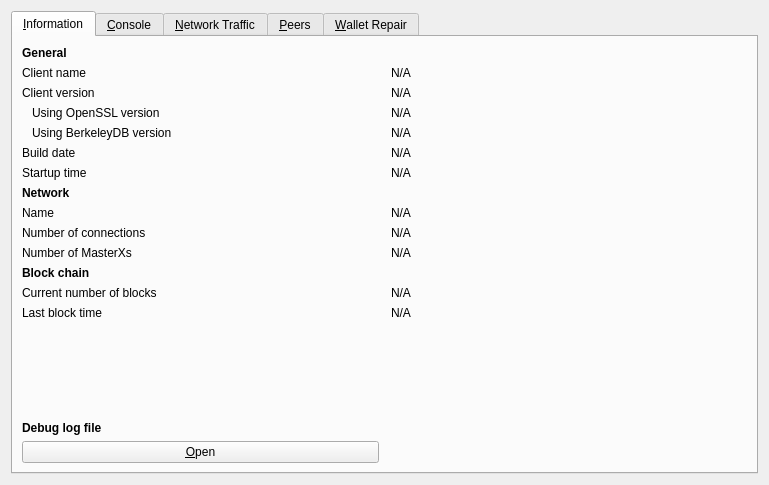
<?xml version="1.0" encoding="UTF-8"?>
<ui version="4.0">
 <class>RPCConsole</class>
 <widget class="QDialog" name="RPCConsole">
  <property name="geometry">
   <rect>
    <x>0</x>
    <y>0</y>
    <width>769</width>
    <height>485</height>
   </rect>
  </property>
  <property name="windowTitle">
   <string>Tools window</string>
  </property>
  <layout class="QVBoxLayout" name="verticalLayout_2">
   <item>
    <widget class="QTabWidget" name="tabWidget">
     <property name="currentIndex">
      <number>0</number>
     </property>
     <widget class="QWidget" name="tab_info">
      <attribute name="title">
       <string>&amp;Information</string>
      </attribute>
      <layout class="QGridLayout" name="gridLayout" columnstretch="0,0">
       <property name="horizontalSpacing">
        <number>12</number>
       </property>
       <item row="11" column="0">
        <widget class="QLabel" name="blockchainHeader">
         <property name="font">
          <font>
           <weight>75</weight>
           <bold>true</bold>
          </font>
         </property>
         <property name="text">
          <string>Block chain</string>
         </property>
        </widget>
       </item>
       <item row="10" column="1">
        <widget class="QLabel" name="masterxCount">
         <property name="text">
          <string>N/A</string>
         </property>
        </widget>
       </item>
       <item row="1" column="1">
        <widget class="QLabel" name="clientName">
         <property name="cursor">
          <cursorShape>IBeamCursor</cursorShape>
         </property>
         <property name="text">
          <string>N/A</string>
         </property>
         <property name="textFormat">
          <enum>Qt::PlainText</enum>
         </property>
         <property name="textInteractionFlags">
          <set>Qt::LinksAccessibleByMouse|Qt::TextSelectableByKeyboard|Qt::TextSelectableByMouse</set>
         </property>
        </widget>
       </item>
       <item row="0" column="0">
        <widget class="QLabel" name="generalHeader">
         <property name="font">
          <font>
           <weight>75</weight>
           <bold>true</bold>
          </font>
         </property>
         <property name="text">
          <string>General</string>
         </property>
        </widget>
       </item>
       <item row="1" column="0">
        <widget class="QLabel" name="clientNameLabel">
         <property name="text">
          <string>Client name</string>
         </property>
        </widget>
       </item>
       <item row="3" column="1">
        <widget class="QLabel" name="openSSLVersion">
         <property name="cursor">
          <cursorShape>IBeamCursor</cursorShape>
         </property>
         <property name="text">
          <string>N/A</string>
         </property>
         <property name="textFormat">
          <enum>Qt::PlainText</enum>
         </property>
         <property name="textInteractionFlags">
          <set>Qt::LinksAccessibleByMouse|Qt::TextSelectableByKeyboard|Qt::TextSelectableByMouse</set>
         </property>
        </widget>
       </item>
       <item row="5" column="0">
        <widget class="QLabel" name="buildDateLabel">
         <property name="text">
          <string>Build date</string>
         </property>
        </widget>
       </item>
       <item row="9" column="0">
        <widget class="QLabel" name="numberOfConnectionsLabel">
         <property name="text">
          <string>Number of connections</string>
         </property>
        </widget>
       </item>
       <item row="4" column="1">
        <widget class="QLabel" name="berkeleyDBVersion">
         <property name="cursor">
          <cursorShape>IBeamCursor</cursorShape>
         </property>
         <property name="text">
          <string>N/A</string>
         </property>
         <property name="textFormat">
          <enum>Qt::PlainText</enum>
         </property>
         <property name="textInteractionFlags">
          <set>Qt::LinksAccessibleByMouse|Qt::TextSelectableByKeyboard|Qt::TextSelectableByMouse</set>
         </property>
        </widget>
       </item>
       <item row="6" column="0">
        <widget class="QLabel" name="startupTimeLabel">
         <property name="text">
          <string>Startup time</string>
         </property>
        </widget>
       </item>
       <item row="9" column="1">
        <widget class="QLabel" name="numberOfConnections">
         <property name="cursor">
          <cursorShape>IBeamCursor</cursorShape>
         </property>
         <property name="text">
          <string>N/A</string>
         </property>
         <property name="textFormat">
          <enum>Qt::PlainText</enum>
         </property>
         <property name="textInteractionFlags">
          <set>Qt::LinksAccessibleByMouse|Qt::TextSelectableByKeyboard|Qt::TextSelectableByMouse</set>
         </property>
        </widget>
       </item>
       <item row="12" column="0">
        <widget class="QLabel" name="numberOfBlocksLabel">
         <property name="text">
          <string>Current number of blocks</string>
         </property>
        </widget>
       </item>
       <item row="12" column="1">
        <widget class="QLabel" name="numberOfBlocks">
         <property name="cursor">
          <cursorShape>IBeamCursor</cursorShape>
         </property>
         <property name="text">
          <string>N/A</string>
         </property>
         <property name="textFormat">
          <enum>Qt::PlainText</enum>
         </property>
         <property name="textInteractionFlags">
          <set>Qt::LinksAccessibleByMouse|Qt::TextSelectableByKeyboard|Qt::TextSelectableByMouse</set>
         </property>
        </widget>
       </item>
       <item row="13" column="0">
        <widget class="QLabel" name="lastBlockTimeLabel">
         <property name="text">
          <string>Last block time</string>
         </property>
        </widget>
       </item>
       <item row="16" column="0">
        <widget class="QPushButton" name="openDebugLogfileButton">
         <property name="toolTip">
          <string>Open the Redux debug log file from the current data directory. This can take a few seconds for large log files.</string>
         </property>
         <property name="text">
          <string>&amp;Open</string>
         </property>
         <property name="autoDefault">
          <bool>false</bool>
         </property>
        </widget>
       </item>
       <item row="15" column="0">
        <widget class="QLabel" name="debugLogFileHeader">
         <property name="font">
          <font>
           <weight>75</weight>
           <bold>true</bold>
          </font>
         </property>
         <property name="text">
          <string>Debug log file</string>
         </property>
        </widget>
       </item>
       <item row="14" column="0">
        <spacer name="verticalSpacer_2">
         <property name="orientation">
          <enum>Qt::Vertical</enum>
         </property>
         <property name="sizeHint" stdset="0">
          <size>
           <width>20</width>
           <height>20</height>
          </size>
         </property>
        </spacer>
       </item>
       <item row="13" column="1">
        <widget class="QLabel" name="lastBlockTime">
         <property name="cursor">
          <cursorShape>IBeamCursor</cursorShape>
         </property>
         <property name="text">
          <string>N/A</string>
         </property>
         <property name="textFormat">
          <enum>Qt::PlainText</enum>
         </property>
         <property name="textInteractionFlags">
          <set>Qt::LinksAccessibleByMouse|Qt::TextSelectableByKeyboard|Qt::TextSelectableByMouse</set>
         </property>
        </widget>
       </item>
       <item row="2" column="0">
        <widget class="QLabel" name="clientVersionLabel">
         <property name="text">
          <string>Client version</string>
         </property>
        </widget>
       </item>
       <item row="2" column="1">
        <widget class="QLabel" name="clientVersion">
         <property name="cursor">
          <cursorShape>IBeamCursor</cursorShape>
         </property>
         <property name="text">
          <string>N/A</string>
         </property>
         <property name="textFormat">
          <enum>Qt::PlainText</enum>
         </property>
         <property name="textInteractionFlags">
          <set>Qt::LinksAccessibleByMouse|Qt::TextSelectableByKeyboard|Qt::TextSelectableByMouse</set>
         </property>
        </widget>
       </item>
       <item row="7" column="0">
        <widget class="QLabel" name="networkHeader">
         <property name="font">
          <font>
           <weight>75</weight>
           <bold>true</bold>
          </font>
         </property>
         <property name="text">
          <string>Network</string>
         </property>
        </widget>
       </item>
       <item row="8" column="0">
        <widget class="QLabel" name="networkNameLabel">
         <property name="text">
          <string>Name</string>
         </property>
        </widget>
       </item>
       <item row="6" column="1">
        <widget class="QLabel" name="startupTime">
         <property name="cursor">
          <cursorShape>IBeamCursor</cursorShape>
         </property>
         <property name="text">
          <string>N/A</string>
         </property>
         <property name="textFormat">
          <enum>Qt::PlainText</enum>
         </property>
         <property name="textInteractionFlags">
          <set>Qt::LinksAccessibleByMouse|Qt::TextSelectableByKeyboard|Qt::TextSelectableByMouse</set>
         </property>
        </widget>
       </item>
       <item row="3" column="0">
        <widget class="QLabel" name="openSSLVersionLabel">
         <property name="text">
          <string>Using OpenSSL version</string>
         </property>
         <property name="indent">
          <number>10</number>
         </property>
        </widget>
       </item>
       <item row="8" column="1">
        <widget class="QLabel" name="networkName">
         <property name="cursor">
          <cursorShape>IBeamCursor</cursorShape>
         </property>
         <property name="text">
          <string>N/A</string>
         </property>
         <property name="textFormat">
          <enum>Qt::PlainText</enum>
         </property>
         <property name="textInteractionFlags">
          <set>Qt::LinksAccessibleByMouse|Qt::TextSelectableByKeyboard|Qt::TextSelectableByMouse</set>
         </property>
        </widget>
       </item>
       <item row="10" column="0">
        <widget class="QLabel" name="masterxCountLabel">
         <property name="text">
          <string>Number of MasterXs</string>
         </property>
        </widget>
       </item>
       <item row="5" column="1">
        <widget class="QLabel" name="buildDate">
         <property name="cursor">
          <cursorShape>IBeamCursor</cursorShape>
         </property>
         <property name="text">
          <string>N/A</string>
         </property>
         <property name="textFormat">
          <enum>Qt::PlainText</enum>
         </property>
         <property name="textInteractionFlags">
          <set>Qt::LinksAccessibleByMouse|Qt::TextSelectableByKeyboard|Qt::TextSelectableByMouse</set>
         </property>
        </widget>
       </item>
       <item row="4" column="0">
        <widget class="QLabel" name="berkeleyDBVersionLabel">
         <property name="text">
          <string>Using BerkeleyDB version</string>
         </property>
         <property name="indent">
          <number>10</number>
         </property>
        </widget>
       </item>
      </layout>
     </widget>
     <widget class="QWidget" name="tab_console">
      <attribute name="title">
       <string>&amp;Console</string>
      </attribute>
      <layout class="QVBoxLayout" name="verticalLayout_3">
       <property name="spacing">
        <number>3</number>
       </property>
       <item>
        <widget class="QTextEdit" name="messagesWidget">
         <property name="minimumSize">
          <size>
           <width>0</width>
           <height>100</height>
          </size>
         </property>
         <property name="readOnly">
          <bool>true</bool>
         </property>
         <property name="tabKeyNavigation" stdset="0">
          <bool>false</bool>
         </property>
         <property name="columnCount" stdset="0">
          <number>2</number>
         </property>
        </widget>
       </item>
       <item>
        <layout class="QHBoxLayout" name="horizontalLayout">
         <property name="spacing">
          <number>3</number>
         </property>
         <item>
          <widget class="QLabel" name="label">
           <property name="text">
            <string notr="true">&gt;</string>
           </property>
          </widget>
         </item>
         <item>
          <widget class="QLineEdit" name="lineEdit"/>
         </item>
         <item>
          <widget class="QPushButton" name="clearButton">
           <property name="maximumSize">
            <size>
             <width>24</width>
             <height>24</height>
            </size>
           </property>
           <property name="toolTip">
            <string>Clear console</string>
           </property>
           <property name="text">
            <string/>
           </property>
           <property name="icon">
            <iconset resource="../redux.qrc">
             <normaloff>:/icons/remove</normaloff>:/icons/remove</iconset>
           </property>
           <property name="shortcut">
            <string notr="true">Ctrl+L</string>
           </property>
           <property name="autoDefault">
            <bool>false</bool>
           </property>
          </widget>
         </item>
        </layout>
       </item>
      </layout>
     </widget>
     <widget class="QWidget" name="tab_nettraffic">
      <attribute name="title">
       <string>&amp;Network Traffic</string>
      </attribute>
      <layout class="QHBoxLayout" name="horizontalLayout_3">
       <item>
        <layout class="QVBoxLayout" name="verticalLayout_4">
         <item>
          <widget class="TrafficGraphWidget" name="trafficGraph" native="true">
           <property name="sizePolicy">
            <sizepolicy hsizetype="Expanding" vsizetype="Expanding">
             <horstretch>0</horstretch>
             <verstretch>0</verstretch>
            </sizepolicy>
           </property>
          </widget>
         </item>
         <item>
          <layout class="QHBoxLayout" name="horizontalLayout_2">
           <item>
            <widget class="QSlider" name="sldGraphRange">
             <property name="minimum">
              <number>1</number>
             </property>
             <property name="maximum">
              <number>288</number>
             </property>
             <property name="pageStep">
              <number>12</number>
             </property>
             <property name="value">
              <number>6</number>
             </property>
             <property name="orientation">
              <enum>Qt::Horizontal</enum>
             </property>
            </widget>
           </item>
           <item>
            <widget class="QLabel" name="lblGraphRange">
             <property name="minimumSize">
              <size>
               <width>100</width>
               <height>0</height>
              </size>
             </property>
             <property name="alignment">
              <set>Qt::AlignCenter</set>
             </property>
            </widget>
           </item>
           <item>
            <widget class="QPushButton" name="btnClearTrafficGraph">
             <property name="text">
              <string>&amp;Clear</string>
             </property>
             <property name="autoDefault">
              <bool>false</bool>
             </property>
            </widget>
           </item>
          </layout>
         </item>
        </layout>
       </item>
       <item>
        <layout class="QVBoxLayout" name="verticalLayout">
         <item>
          <widget class="QGroupBox" name="groupBox">
           <property name="title">
            <string>Totals</string>
           </property>
           <layout class="QVBoxLayout" name="verticalLayout_5">
            <item>
             <layout class="QHBoxLayout" name="horizontalLayout_4">
              <item>
               <widget class="Line" name="line">
                <property name="sizePolicy">
                 <sizepolicy hsizetype="Fixed" vsizetype="Fixed">
                  <horstretch>0</horstretch>
                  <verstretch>0</verstretch>
                 </sizepolicy>
                </property>
                <property name="minimumSize">
                 <size>
                  <width>10</width>
                  <height>0</height>
                 </size>
                </property>
                <property name="palette">
                 <palette>
                  <active>
                   <colorrole role="Light">
                    <brush brushstyle="SolidPattern">
                     <color alpha="255">
                      <red>0</red>
                      <green>255</green>
                      <blue>0</blue>
                     </color>
                    </brush>
                   </colorrole>
                  </active>
                  <inactive>
                   <colorrole role="Light">
                    <brush brushstyle="SolidPattern">
                     <color alpha="255">
                      <red>0</red>
                      <green>255</green>
                      <blue>0</blue>
                     </color>
                    </brush>
                   </colorrole>
                  </inactive>
                  <disabled>
                   <colorrole role="Light">
                    <brush brushstyle="SolidPattern">
                     <color alpha="255">
                      <red>0</red>
                      <green>255</green>
                      <blue>0</blue>
                     </color>
                    </brush>
                   </colorrole>
                  </disabled>
                 </palette>
                </property>
                <property name="orientation">
                 <enum>Qt::Horizontal</enum>
                </property>
               </widget>
              </item>
              <item>
               <widget class="QLabel" name="label_16">
                <property name="text">
                 <string>Received</string>
                </property>
               </widget>
              </item>
              <item>
               <widget class="QLabel" name="lblBytesIn">
                <property name="minimumSize">
                 <size>
                  <width>50</width>
                  <height>0</height>
                 </size>
                </property>
                <property name="alignment">
                 <set>Qt::AlignRight|Qt::AlignTrailing|Qt::AlignVCenter</set>
                </property>
               </widget>
              </item>
             </layout>
            </item>
            <item>
             <layout class="QHBoxLayout" name="horizontalLayout_5">
              <item>
               <widget class="Line" name="line_2">
                <property name="sizePolicy">
                 <sizepolicy hsizetype="Fixed" vsizetype="Fixed">
                  <horstretch>0</horstretch>
                  <verstretch>0</verstretch>
                 </sizepolicy>
                </property>
                <property name="minimumSize">
                 <size>
                  <width>10</width>
                  <height>0</height>
                 </size>
                </property>
                <property name="palette">
                 <palette>
                  <active>
                   <colorrole role="Light">
                    <brush brushstyle="SolidPattern">
                     <color alpha="255">
                      <red>255</red>
                      <green>0</green>
                      <blue>0</blue>
                     </color>
                    </brush>
                   </colorrole>
                  </active>
                  <inactive>
                   <colorrole role="Light">
                    <brush brushstyle="SolidPattern">
                     <color alpha="255">
                      <red>255</red>
                      <green>0</green>
                      <blue>0</blue>
                     </color>
                    </brush>
                   </colorrole>
                  </inactive>
                  <disabled>
                   <colorrole role="Light">
                    <brush brushstyle="SolidPattern">
                     <color alpha="255">
                      <red>255</red>
                      <green>0</green>
                      <blue>0</blue>
                     </color>
                    </brush>
                   </colorrole>
                  </disabled>
                 </palette>
                </property>
                <property name="orientation">
                 <enum>Qt::Horizontal</enum>
                </property>
               </widget>
              </item>
              <item>
               <widget class="QLabel" name="label_17">
                <property name="text">
                 <string>Sent</string>
                </property>
               </widget>
              </item>
              <item>
               <widget class="QLabel" name="lblBytesOut">
                <property name="minimumSize">
                 <size>
                  <width>50</width>
                  <height>0</height>
                 </size>
                </property>
                <property name="alignment">
                 <set>Qt::AlignRight|Qt::AlignTrailing|Qt::AlignVCenter</set>
                </property>
               </widget>
              </item>
             </layout>
            </item>
            <item>
             <spacer name="verticalSpacer_4">
              <property name="orientation">
               <enum>Qt::Vertical</enum>
              </property>
              <property name="sizeHint" stdset="0">
               <size>
                <width>20</width>
                <height>407</height>
               </size>
              </property>
             </spacer>
            </item>
           </layout>
          </widget>
         </item>
        </layout>
       </item>
      </layout>
     </widget>
     <widget class="QWidget" name="tab_peers">
      <attribute name="title">
       <string>&amp;Peers</string>
      </attribute>
      <layout class="QGridLayout" name="gridLayout_2">
       <item row="0" column="0" rowspan="2">
        <widget class="QTableView" name="peerWidget">
         <property name="horizontalScrollBarPolicy">
          <enum>Qt::ScrollBarAsNeeded</enum>
         </property>
         <property name="sortingEnabled">
          <bool>true</bool>
         </property>
         <attribute name="horizontalHeaderHighlightSections">
          <bool>false</bool>
         </attribute>
        </widget>
       </item>
       <item row="0" column="1">
        <widget class="QLabel" name="peerHeading">
         <property name="sizePolicy">
          <sizepolicy hsizetype="Preferred" vsizetype="Minimum">
           <horstretch>0</horstretch>
           <verstretch>0</verstretch>
          </sizepolicy>
         </property>
         <property name="minimumSize">
          <size>
           <width>300</width>
           <height>32</height>
          </size>
         </property>
         <property name="font">
          <font>
           <pointsize>10</pointsize>
           <weight>75</weight>
           <bold>true</bold>
          </font>
         </property>
         <property name="cursor">
          <cursorShape>IBeamCursor</cursorShape>
         </property>
         <property name="text">
          <string>Select a peer to view detailed information.</string>
         </property>
         <property name="alignment">
          <set>Qt::AlignCenter</set>
         </property>
         <property name="wordWrap">
          <bool>true</bool>
         </property>
         <property name="textInteractionFlags">
          <set>Qt::LinksAccessibleByMouse|Qt::TextSelectableByKeyboard|Qt::TextSelectableByMouse</set>
         </property>
        </widget>
       </item>
       <item row="1" column="1">
        <widget class="QWidget" name="detailWidget" native="true">
         <property name="minimumSize">
          <size>
           <width>300</width>
           <height>0</height>
          </size>
         </property>
         <layout class="QGridLayout" name="gridLayout_3">
          <item row="0" column="0">
           <widget class="QLabel" name="label_23">
            <property name="text">
             <string>Direction</string>
            </property>
           </widget>
          </item>
          <item row="0" column="2">
           <widget class="QLabel" name="peerDirection">
            <property name="cursor">
             <cursorShape>IBeamCursor</cursorShape>
            </property>
            <property name="text">
             <string>N/A</string>
            </property>
            <property name="textFormat">
             <enum>Qt::PlainText</enum>
            </property>
            <property name="textInteractionFlags">
             <set>Qt::LinksAccessibleByMouse|Qt::TextSelectableByKeyboard|Qt::TextSelectableByMouse</set>
            </property>
           </widget>
          </item>
          <item row="1" column="0">
           <widget class="QLabel" name="label_21">
            <property name="text">
             <string>Version</string>
            </property>
           </widget>
          </item>
          <item row="1" column="2">
           <widget class="QLabel" name="peerVersion">
            <property name="cursor">
             <cursorShape>IBeamCursor</cursorShape>
            </property>
            <property name="text">
             <string>N/A</string>
            </property>
            <property name="textFormat">
             <enum>Qt::PlainText</enum>
            </property>
            <property name="textInteractionFlags">
             <set>Qt::LinksAccessibleByMouse|Qt::TextSelectableByKeyboard|Qt::TextSelectableByMouse</set>
            </property>
           </widget>
          </item>
          <item row="2" column="0">
           <widget class="QLabel" name="label_28">
            <property name="text">
             <string>User Agent</string>
            </property>
           </widget>
          </item>
          <item row="2" column="2">
           <widget class="QLabel" name="peerSubversion">
            <property name="cursor">
             <cursorShape>IBeamCursor</cursorShape>
            </property>
            <property name="text">
             <string>N/A</string>
            </property>
            <property name="textFormat">
             <enum>Qt::PlainText</enum>
            </property>
            <property name="textInteractionFlags">
             <set>Qt::LinksAccessibleByMouse|Qt::TextSelectableByKeyboard|Qt::TextSelectableByMouse</set>
            </property>
           </widget>
          </item>
          <item row="3" column="0">
           <widget class="QLabel" name="label_4">
            <property name="text">
             <string>Services</string>
            </property>
           </widget>
          </item>
          <item row="3" column="2">
           <widget class="QLabel" name="peerServices">
            <property name="cursor">
             <cursorShape>IBeamCursor</cursorShape>
            </property>
            <property name="text">
             <string>N/A</string>
            </property>
            <property name="textFormat">
             <enum>Qt::PlainText</enum>
            </property>
            <property name="textInteractionFlags">
             <set>Qt::LinksAccessibleByMouse|Qt::TextSelectableByKeyboard|Qt::TextSelectableByMouse</set>
            </property>
           </widget>
          </item>
          <item row="5" column="0">
           <widget class="QLabel" name="label_29">
            <property name="text">
             <string>Starting Height</string>
            </property>
           </widget>
          </item>
          <item row="5" column="2">
           <widget class="QLabel" name="peerHeight">
            <property name="cursor">
             <cursorShape>IBeamCursor</cursorShape>
            </property>
            <property name="text">
             <string>N/A</string>
            </property>
            <property name="textFormat">
             <enum>Qt::PlainText</enum>
            </property>
            <property name="textInteractionFlags">
             <set>Qt::LinksAccessibleByMouse|Qt::TextSelectableByKeyboard|Qt::TextSelectableByMouse</set>
            </property>
           </widget>
          </item>
          <item row="6" column="0">
           <widget class="QLabel" name="label_27">
            <property name="text">
             <string>Sync Height</string>
            </property>
           </widget>
          </item>
          <item row="6" column="2">
           <widget class="QLabel" name="peerSyncHeight">
            <property name="cursor">
             <cursorShape>IBeamCursor</cursorShape>
            </property>
            <property name="text">
             <string>N/A</string>
            </property>
            <property name="textFormat">
             <enum>Qt::PlainText</enum>
            </property>
            <property name="textInteractionFlags">
             <set>Qt::LinksAccessibleByMouse|Qt::TextSelectableByKeyboard|Qt::TextSelectableByMouse</set>
            </property>
           </widget>
          </item>
          <item row="7" column="0">
           <widget class="QLabel" name="label_24">
            <property name="text">
             <string>Ban Score</string>
            </property>
           </widget>
          </item>
          <item row="7" column="2">
           <widget class="QLabel" name="peerBanScore">
            <property name="cursor">
             <cursorShape>IBeamCursor</cursorShape>
            </property>
            <property name="text">
             <string>N/A</string>
            </property>
            <property name="textFormat">
             <enum>Qt::PlainText</enum>
            </property>
            <property name="textInteractionFlags">
             <set>Qt::LinksAccessibleByMouse|Qt::TextSelectableByKeyboard|Qt::TextSelectableByMouse</set>
            </property>
           </widget>
          </item>
          <item row="8" column="0">
           <widget class="QLabel" name="label_22">
            <property name="text">
             <string>Connection Time</string>
            </property>
           </widget>
          </item>
          <item row="8" column="2">
           <widget class="QLabel" name="peerConnTime">
            <property name="cursor">
             <cursorShape>IBeamCursor</cursorShape>
            </property>
            <property name="text">
             <string>N/A</string>
            </property>
            <property name="textFormat">
             <enum>Qt::PlainText</enum>
            </property>
            <property name="textInteractionFlags">
             <set>Qt::LinksAccessibleByMouse|Qt::TextSelectableByKeyboard|Qt::TextSelectableByMouse</set>
            </property>
           </widget>
          </item>
          <item row="9" column="0">
           <widget class="QLabel" name="label_15">
            <property name="text">
             <string>Last Send</string>
            </property>
           </widget>
          </item>
          <item row="9" column="2">
           <widget class="QLabel" name="peerLastSend">
            <property name="cursor">
             <cursorShape>IBeamCursor</cursorShape>
            </property>
            <property name="text">
             <string>N/A</string>
            </property>
            <property name="textFormat">
             <enum>Qt::PlainText</enum>
            </property>
            <property name="textInteractionFlags">
             <set>Qt::LinksAccessibleByMouse|Qt::TextSelectableByKeyboard|Qt::TextSelectableByMouse</set>
            </property>
           </widget>
          </item>
          <item row="10" column="0">
           <widget class="QLabel" name="label_19">
            <property name="text">
             <string>Last Receive</string>
            </property>
           </widget>
          </item>
          <item row="10" column="2">
           <widget class="QLabel" name="peerLastRecv">
            <property name="cursor">
             <cursorShape>IBeamCursor</cursorShape>
            </property>
            <property name="text">
             <string>N/A</string>
            </property>
            <property name="textFormat">
             <enum>Qt::PlainText</enum>
            </property>
            <property name="textInteractionFlags">
             <set>Qt::LinksAccessibleByMouse|Qt::TextSelectableByKeyboard|Qt::TextSelectableByMouse</set>
            </property>
           </widget>
          </item>
          <item row="11" column="0">
           <widget class="QLabel" name="label_18">
            <property name="text">
             <string>Bytes Sent</string>
            </property>
           </widget>
          </item>
          <item row="11" column="2">
           <widget class="QLabel" name="peerBytesSent">
            <property name="cursor">
             <cursorShape>IBeamCursor</cursorShape>
            </property>
            <property name="text">
             <string>N/A</string>
            </property>
            <property name="textFormat">
             <enum>Qt::PlainText</enum>
            </property>
            <property name="textInteractionFlags">
             <set>Qt::LinksAccessibleByMouse|Qt::TextSelectableByKeyboard|Qt::TextSelectableByMouse</set>
            </property>
           </widget>
          </item>
          <item row="12" column="0">
           <widget class="QLabel" name="label_20">
            <property name="text">
             <string>Bytes Received</string>
            </property>
           </widget>
          </item>
          <item row="12" column="2">
           <widget class="QLabel" name="peerBytesRecv">
            <property name="cursor">
             <cursorShape>IBeamCursor</cursorShape>
            </property>
            <property name="text">
             <string>N/A</string>
            </property>
            <property name="textFormat">
             <enum>Qt::PlainText</enum>
            </property>
            <property name="textInteractionFlags">
             <set>Qt::LinksAccessibleByMouse|Qt::TextSelectableByKeyboard|Qt::TextSelectableByMouse</set>
            </property>
           </widget>
          </item>
          <item row="13" column="0">
           <widget class="QLabel" name="label_26">
            <property name="text">
             <string>Ping Time</string>
            </property>
           </widget>
          </item>
          <item row="13" column="2">
           <widget class="QLabel" name="peerPingTime">
            <property name="cursor">
             <cursorShape>IBeamCursor</cursorShape>
            </property>
            <property name="text">
             <string>N/A</string>
            </property>
            <property name="textFormat">
             <enum>Qt::PlainText</enum>
            </property>
            <property name="textInteractionFlags">
             <set>Qt::LinksAccessibleByMouse|Qt::TextSelectableByKeyboard|Qt::TextSelectableByMouse</set>
            </property>
           </widget>
          </item>
          <item row="14" column="1">
           <spacer name="verticalSpacer_3">
            <property name="orientation">
             <enum>Qt::Vertical</enum>
            </property>
            <property name="sizeHint" stdset="0">
             <size>
              <width>20</width>
              <height>40</height>
             </size>
            </property>
           </spacer>
          </item>
         </layout>
        </widget>
       </item>
      </layout>
     </widget>
     <widget class="QWidget" name="tab_repair">
      <attribute name="title">
       <string>&amp;Wallet Repair</string>
      </attribute>
      <widget class="QPushButton" name="btn_salvagewallet">
       <property name="geometry">
        <rect>
         <x>10</x>
         <y>90</y>
         <width>301</width>
         <height>23</height>
        </rect>
       </property>
       <property name="minimumSize">
        <size>
         <width>180</width>
         <height>23</height>
        </size>
       </property>
       <property name="text">
        <string>Salvage wallet</string>
       </property>
      </widget>
      <widget class="QPushButton" name="btn_rescan">
       <property name="geometry">
        <rect>
         <x>10</x>
         <y>140</y>
         <width>301</width>
         <height>23</height>
        </rect>
       </property>
       <property name="minimumSize">
        <size>
         <width>180</width>
         <height>23</height>
        </size>
       </property>
       <property name="text">
        <string>Rescan blockchain files</string>
       </property>
      </widget>
      <widget class="QPushButton" name="btn_zapwallettxes1">
       <property name="geometry">
        <rect>
         <x>10</x>
         <y>190</y>
         <width>301</width>
         <height>23</height>
        </rect>
       </property>
       <property name="minimumSize">
        <size>
         <width>180</width>
         <height>23</height>
        </size>
       </property>
       <property name="text">
        <string>Recover transactions 1</string>
       </property>
      </widget>
      <widget class="QPushButton" name="btn_zapwallettxes2">
       <property name="geometry">
        <rect>
         <x>10</x>
         <y>240</y>
         <width>301</width>
         <height>23</height>
        </rect>
       </property>
       <property name="minimumSize">
        <size>
         <width>180</width>
         <height>23</height>
        </size>
       </property>
       <property name="text">
        <string>Recover transactions 2</string>
       </property>
      </widget>
      <widget class="QPushButton" name="btn_upgradewallet">
       <property name="geometry">
        <rect>
         <x>10</x>
         <y>290</y>
         <width>301</width>
         <height>23</height>
        </rect>
       </property>
       <property name="minimumSize">
        <size>
         <width>180</width>
         <height>23</height>
        </size>
       </property>
       <property name="text">
        <string>Upgrade wallet format</string>
       </property>
      </widget>
      <widget class="QLabel" name="label_repair_helptext">
       <property name="geometry">
        <rect>
         <x>10</x>
         <y>30</y>
         <width>711</width>
         <height>41</height>
        </rect>
       </property>
       <property name="font">
        <font>
         <weight>50</weight>
         <bold>false</bold>
        </font>
       </property>
       <property name="text">
        <string>The buttons below will restart the wallet with command-line options to repair the wallet, fix issues with corrupt blockhain files or missing/obsolete transactions.</string>
       </property>
       <property name="wordWrap">
        <bool>true</bool>
       </property>
      </widget>
      <widget class="QLabel" name="label_repair_salvage">
       <property name="geometry">
        <rect>
         <x>330</x>
         <y>80</y>
         <width>411</width>
         <height>41</height>
        </rect>
       </property>
       <property name="text">
        <string>-salvagewallet: Attempt to recover private keys from a corrupt wallet.dat.</string>
       </property>
       <property name="wordWrap">
        <bool>true</bool>
       </property>
      </widget>
      <widget class="QLabel" name="label_repair_rescan">
       <property name="geometry">
        <rect>
         <x>330</x>
         <y>129</y>
         <width>411</width>
         <height>41</height>
        </rect>
       </property>
       <property name="text">
        <string>-rescan: Rescan the block chain for missing wallet transactions.</string>
       </property>
       <property name="wordWrap">
        <bool>true</bool>
       </property>
      </widget>
      <widget class="QLabel" name="label_repair_zap1">
       <property name="geometry">
        <rect>
         <x>330</x>
         <y>179</y>
         <width>411</width>
         <height>41</height>
        </rect>
       </property>
       <property name="text">
        <string>-zapwallettxes=1: Recover transactions from blockchain (keep meta-data, e.g. account owner).</string>
       </property>
       <property name="wordWrap">
        <bool>true</bool>
       </property>
      </widget>
      <widget class="QLabel" name="label_repair_zap2">
       <property name="geometry">
        <rect>
         <x>330</x>
         <y>229</y>
         <width>411</width>
         <height>41</height>
        </rect>
       </property>
       <property name="text">
        <string>-zapwallettxes=2: Recover transactions from blockchain (drop meta-data).</string>
       </property>
       <property name="wordWrap">
        <bool>true</bool>
       </property>
      </widget>
      <widget class="QLabel" name="label_repair_upgrade">
       <property name="geometry">
        <rect>
         <x>330</x>
         <y>279</y>
         <width>411</width>
         <height>41</height>
        </rect>
       </property>
       <property name="text">
        <string>-upgradewallet: Upgrade wallet to latest format on startup. (Note: this is NOT an update of the wallet itself!)</string>
       </property>
       <property name="wordWrap">
        <bool>true</bool>
       </property>
      </widget>
      <widget class="QLabel" name="label_repair_header">
       <property name="geometry">
        <rect>
         <x>10</x>
         <y>10</y>
         <width>711</width>
         <height>16</height>
        </rect>
       </property>
       <property name="font">
        <font>
         <pointsize>10</pointsize>
         <weight>75</weight>
         <bold>true</bold>
        </font>
       </property>
       <property name="text">
        <string>Wallet repair options.</string>
       </property>
       <property name="wordWrap">
        <bool>true</bool>
       </property>
      </widget>
      <widget class="QPushButton" name="btn_reindex">
       <property name="geometry">
        <rect>
         <x>10</x>
         <y>340</y>
         <width>301</width>
         <height>23</height>
        </rect>
       </property>
       <property name="text">
        <string>Rebuild index</string>
       </property>
      </widget>
      <widget class="QLabel" name="label_repair_reindex">
       <property name="geometry">
        <rect>
         <x>330</x>
         <y>330</y>
         <width>411</width>
         <height>41</height>
        </rect>
       </property>
       <property name="text">
        <string>-reindex: Rebuild block chain index from current blk000??.dat files.</string>
       </property>
       <property name="wordWrap">
        <bool>true</bool>
       </property>
      </widget>
     </widget>
    </widget>
   </item>
  </layout>
 </widget>
 <customwidgets>
  <customwidget>
   <class>TrafficGraphWidget</class>
   <extends>QWidget</extends>
   <header>trafficgraphwidget.h</header>
   <container>1</container>
   <slots>
    <slot>clear()</slot>
   </slots>
  </customwidget>
 </customwidgets>
 <resources>
  <include location="../redux.qrc"/>
 </resources>
 <connections/>
</ui>
